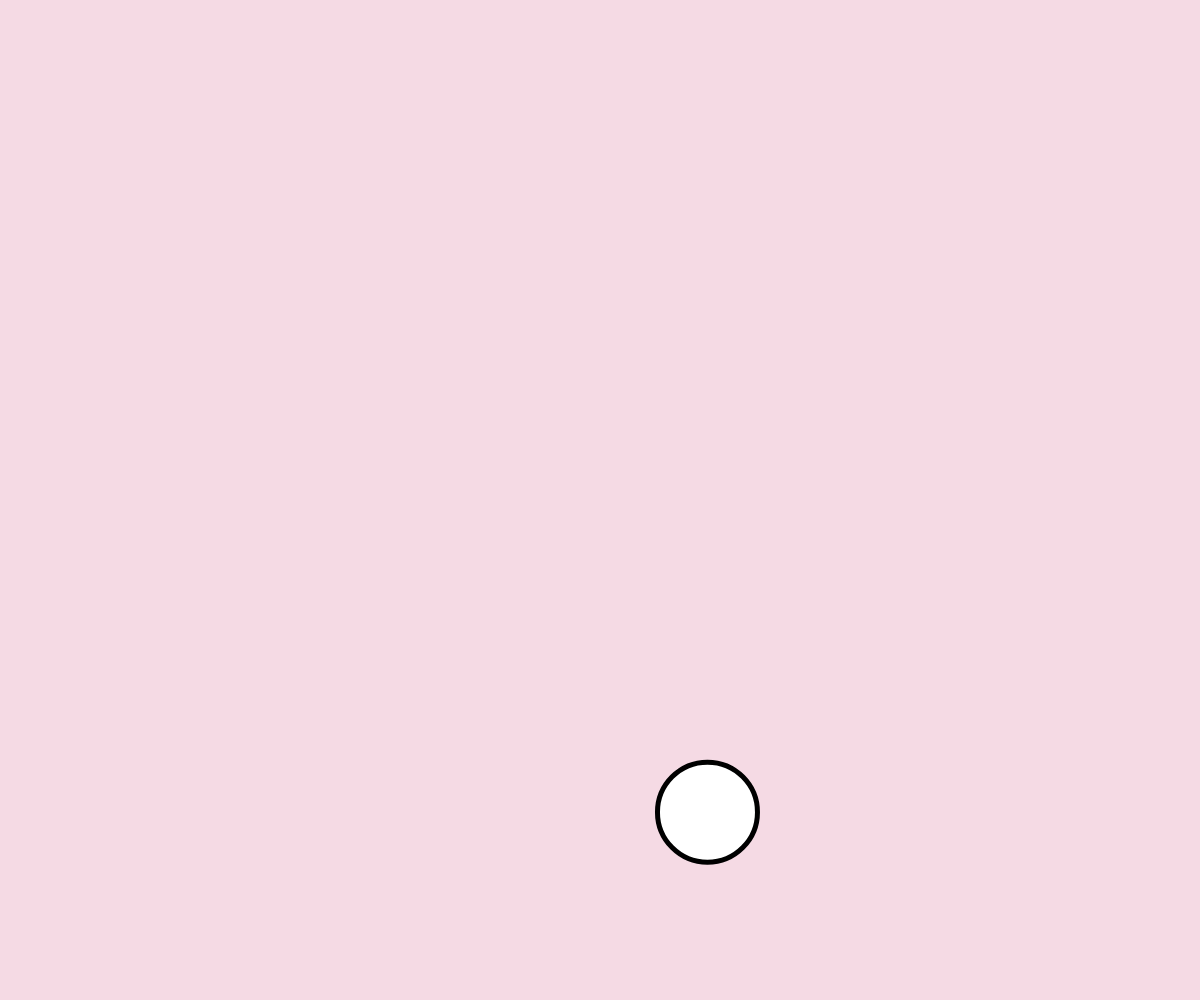
Frame 1 (no input)
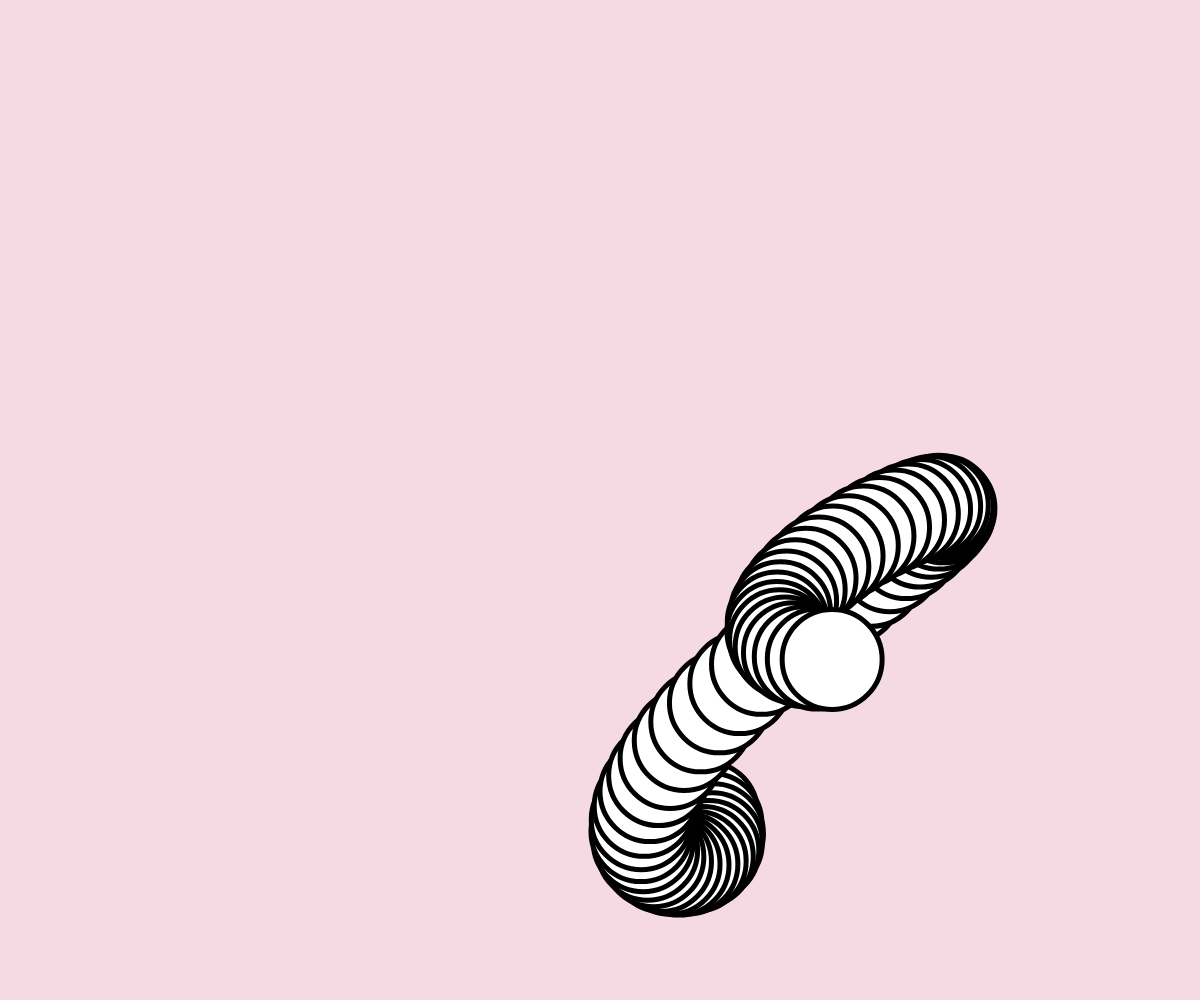
Frame 60 (no input)
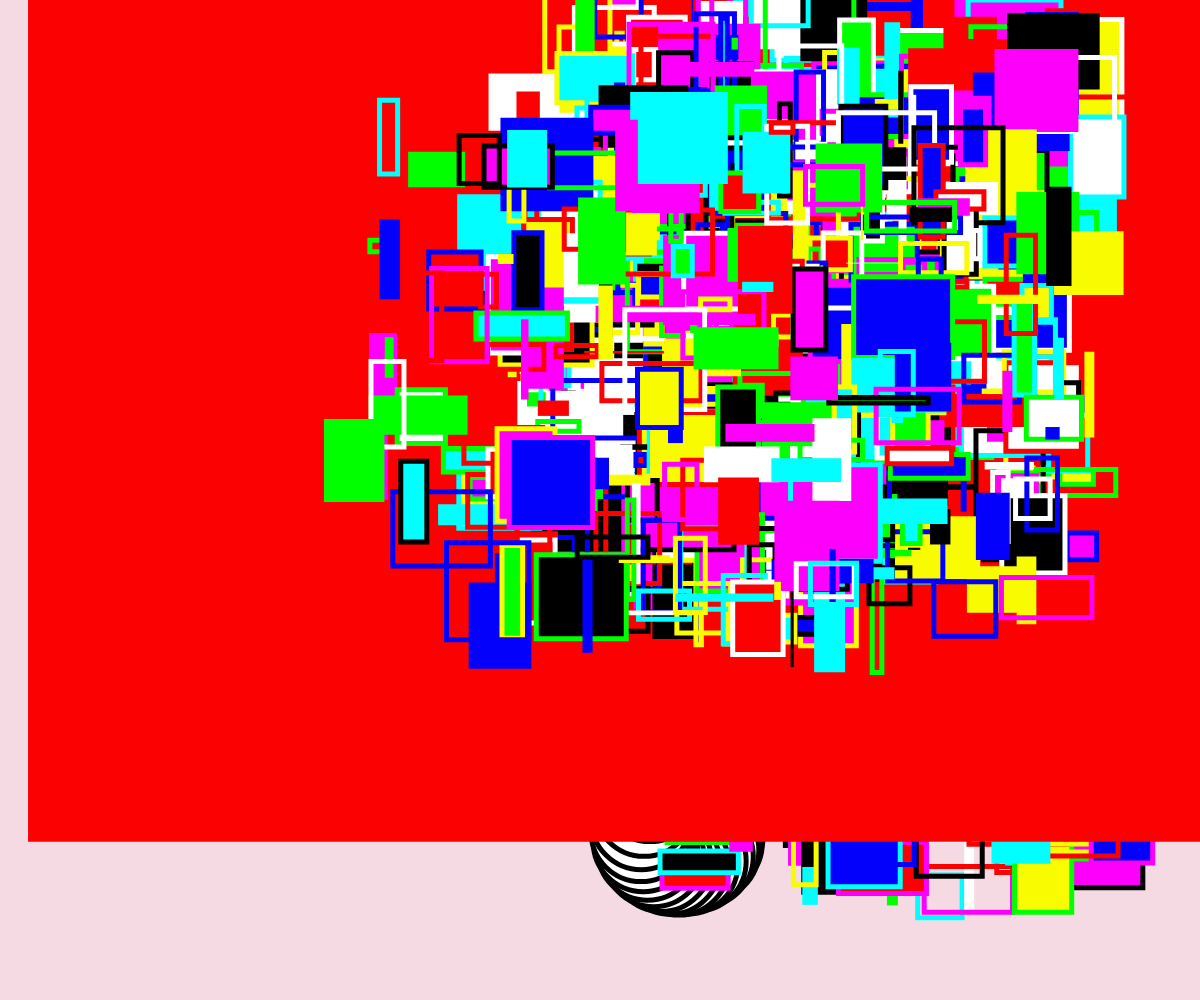
Frame 120 (the mouse pressed at the canvas centre since frame 60)

The p5.js sketch that drew these frames (run headless with seeded random() and noise() and a simulated clock; from frame 60 on, the mouse is pressed at the canvas centre):

// p5.js sketch
// ── sketch.js
function setup() {
    createCanvas(windowWidth, windowHeight);
    background(245,218,228);
    stroke(255);
    rectMode(CENTER);
}

let num_particles = 1;
let particle_size = 100;
let s = 0.025;

let glitch_colors = ['rgb(255, 255, 255)', 'rgb(249, 251, 0)', 'rgb(2, 254, 255)', 'rgb(1, 255, 0)', 'rgb(253, 0, 251)', 'rgb(251, 1, 2)', 'rgb(3, 1, 252)', 'rgb(0, 0, 0)'];

let num_glitches = 40;
let glitch_size = 100;
let glitch_jiggle = 500;



function draw() {
    rectMode(CENTER);
    for(let i = 0; i < num_particles; i++) {
        // get location of particles
        let x = width/2 + sin(frameCount*s)*width/4;
        let y = height/2 + cos(frameCount*s)*height/4;

        x += sin(frameCount*s*3)*20;
        y += cos(frameCount*s*4)*50;

        y += sin(frameCount*s*5)*100;

        x += cos(frameCount*s*7)*100;

        if(mouseIsPressed) {
            // glitch
            for(let j = 0; j < num_glitches; j++) {
                let temp_x = x;
                let temp_y = y;
                let to_fill = true;
                let to_stroke = true;
                let really_big = 1;

                glitch_fill_color = glitch_colors[Math.floor(Math.random()*glitch_colors.length)];
                glitch_stroke_color = glitch_colors[Math.floor(Math.random()*glitch_colors.length)]

                let fill_rand = Math.random();
                let stroke_rand = Math.random();

                if(fill_rand < 0.5) to_fill = false;
                if(stroke_rand < 0.5) to_stroke = false;

                if(to_fill) {
                    fill(glitch_fill_color);
                } else {
                    noFill();
                }

                if(to_stroke) {
                    stroke(glitch_stroke_color);
                } else {
                    noStroke();
                }

                if(Math.random() < 0.002) {
                    really_big = 14;
                }
                
                temp_x += Math.random()*glitch_jiggle - glitch_jiggle/2;
                temp_y += Math.random()*glitch_jiggle - glitch_jiggle/2;
                rect(temp_x, temp_y, Math.random()*glitch_size*really_big, Math.random()*glitch_size*really_big);

            }
        } else {
            // circle
            // background(245,218,228);
            stroke(0);
            fill(255);
            strokeWeight(5);
            circle(x, y, 100);
        }
    }

}

function windowResized() {
    resizeCanvas(windowWidth, windowHeight);
  }
